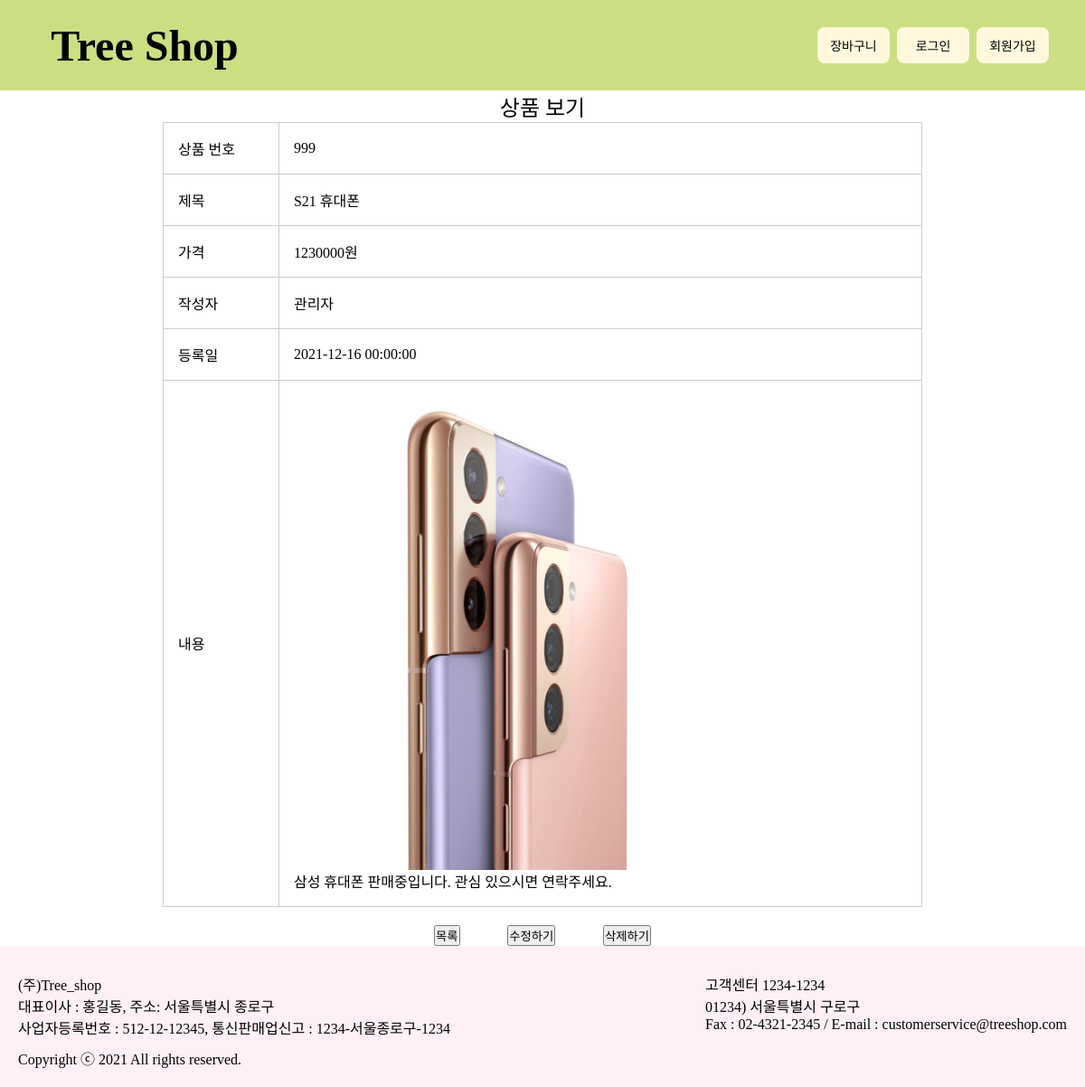
The page /web/product/view_product.php?no=999 on the database its author committed.
### tables this page shows
CREATE TABLE product(
    no int PRIMARY KEY NOT NULL AUTO_INCREMENT,
    title varchar(50) NOT NULL,
    description text NOT NULL,
    price int NOT NULL,
    imgsrc varchar(100) NOT NULL,
    writer varchar(20) NOT NULL,
    date datetime NOT NULL
);

### web/product/view_product.php (the view, shortened to what this page needs)
<?php include_once '../../include/header.php'; ?>
<?php
    $conn = mysqli_connect('localhost','root','1234','treeshop');
    $sql = "SELECT * FROM product
            WHERE no={$_GET['no']};
           ";
    $result = mysqli_query($conn,$sql);
    $row = mysqli_fetch_array($result);
?>
    <section id="product-view">
        <h1>상품 보기</h1>
        <table>
            <tr>
                <td>상품 번호</td>
                <td><?=$row['no']?></td>
            </tr>
            <tr>
                <td>제목</td>
                <td><?=$row['title']?></td>
            </tr>
            <tr>
                <td>가격</td>
                <td><?=$row['price']?>원</td>
            </tr>
            <tr>
                <td>작성자</td>
                <td><?=$row['writer']?></td>
            </tr>
            <tr>
                <td>등록일</td>
                <td><?=$row['date']?></td>
            </tr>
            <tr>
                <td>내용</td>
                <td>
                    <img src="../../<?=$row['imgsrc']?>" width="500px" alt="게시물_이미지">
                    <br>
                    <?=$row['description']?>
                </td>
            </tr>
        </table>
        <div id="btns">
            <button onclick="location.href='../../index.php'">목록</button>
            <form action="edit_product.php" method="post">
                <button>수정하기</button>
            </form>
            <form action="../../process/product/product_delete_process.php" method="post" id="proDelForm">
                <button type="button" id="proDelBtn">삭제하기</button>
            </form>
        </div>
    </section>
<?php include_once '../../include/footer.php'; ?>

### resource/css/style.css (style rules this page uses)
section#product-view h1 { text-align: center; }
section#product-view table { border-collapse: collapse; width: 70%; margin: 0 auto; }
section#product-view table, section#product-view td { border: 1px solid #ccc; }
section#product-view td { padding: 16px; }
section#product-view #btns { width: 240px; margin: 0 auto; margin-top: 20px; display: -webkit-box; display: -ms-flexbox; display: flex; -webkit-box-pack: justify; -ms-flex-pack: justify; justify-content: space-between; }
section#product-view #btns form { display: inline; }

### rows shown on the page
product: no "999", title "S21 휴대폰", price "1230000", writer "관리자", date "2021-12-16 00:00:00", imgsrc (picture), description "삼성 휴대폰 판매중입니다. 관심 있으시면 연락주세요."
